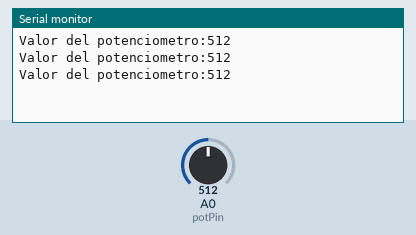
A sketch run on a simulated Arduino Uno, built with avr-gcc and run on an emulated ATmega328P. On the bench: the last lines printed to the serial monitor. Inputs (shaded band) come from the test bench; at power-on: A0 (potPin) = 512.

Above: at 1.3 s.
1.4 s: A0 (potPin) set to 716
At 1.9 s:
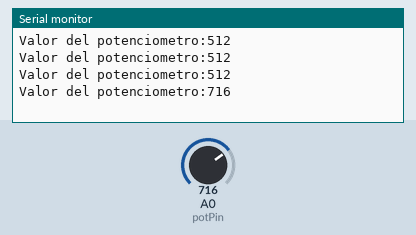
2.9 s: A0 (potPin) set to 900
At 3.4 s:
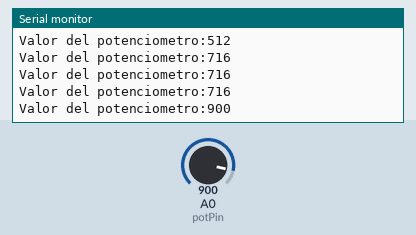
Timing chart, 0 to 5.9 s (numbered marks = the images above; inputs shaded):
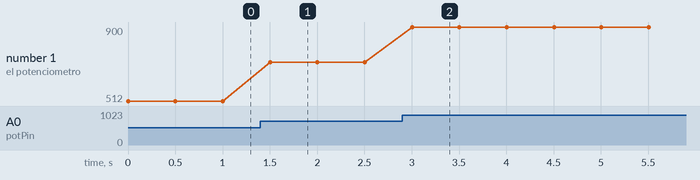

Measured:
- after the input at 1.4 s, the serial monitor: prints a new line after 0.10 s (image 1)
- after the input at 2.9 s, the serial monitor: prints a new line after 0.10 s (image 2)
- plotted number 1: 512 → 716 after the input at 1.4 s, 716 → 900 after the input at 2.9 s

The sketch:

1__Conversion_Analogica-Digital.ino
```cpp
const int potPin = A0;
int valorPotenciometro;
void setup() {
  Serial.begin(9600);
}
void loop() {
  valorPotenciometro = analogRead(potPin);
  Serial.print("Valor del potenciometro:");
  Serial.println(valorPotenciometro); delay(500);
}
```
